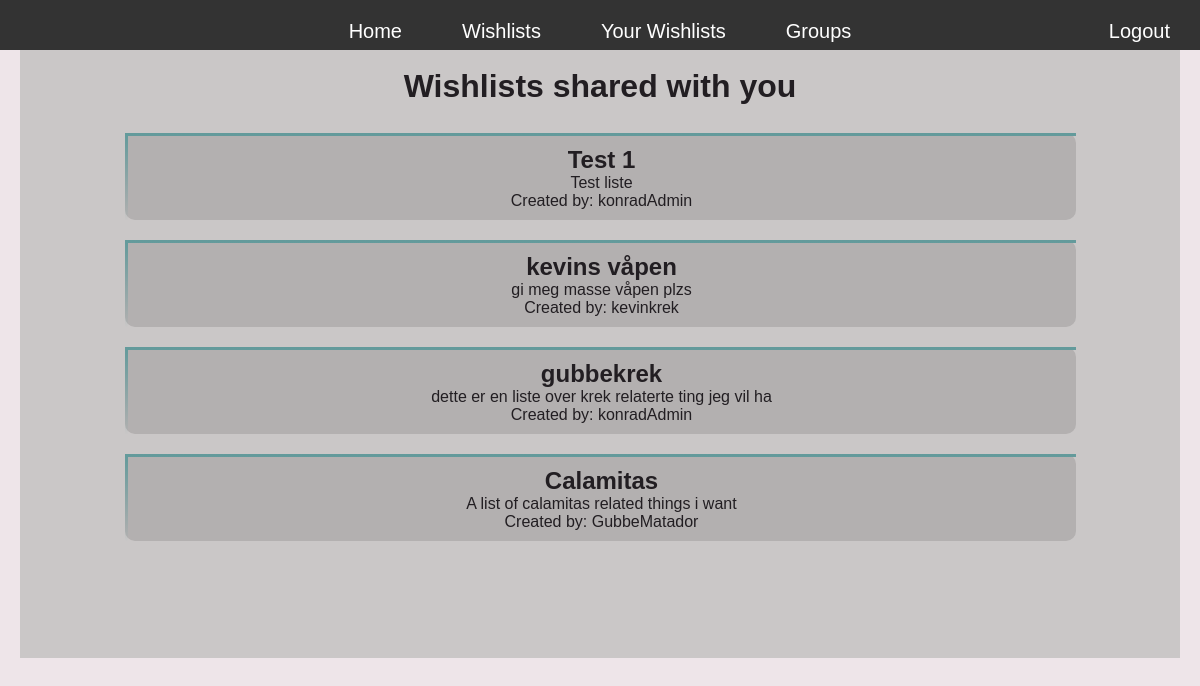
The page /wishlist/ (signed in) on the database its author committed.
### wishlistManager/models.py (models this page shows, shortened)
class Wishlist(models.Model):
    name = models.CharField(max_length=100)
    description = models.TextField()
    date_created = models.DateTimeField(auto_now_add=True)
    date_modified = models.DateTimeField(auto_now=True)
    privacy_level = models.IntegerField(default=0)
    user = models.ForeignKey('auth.User', related_name='created_wishlists', on_delete=models.CASCADE)
    groups_with_permission = models.ManyToManyField(WishlistGroup, related_name='wishlists', blank=True, null=True)
    users_with_permission = models.ManyToManyField('auth.User', related_name='wishlists', blank=True, null=True)
    def shared_with_user(self, user):
        if user == self.user:
            return False
        if self.privacy_level == 1:
            if user in self.users_with_permission.all():
                return True
            for group in self.groups_with_permission.all():
                if user in group.members.all():
                    return True
        return False

### wishlistManager/views.py (the view)
# urls.py: path("", views.wishlist_view, name="wishlist_list"),
@login_required
def wishlist_view(request):
    wishlists = Wishlist.objects.all()
    wishlists_with_permission = [wishlist for wishlist in wishlists if wishlist.shared_with_user(request.user)]
    context = {'wishlist_list': wishlists_with_permission}
    return render(request, 'wishlist/wishlist_overview.html', context)

### wishlistManager/templates/wishlist/wishlist_overview.html (shortened to what this page needs)
{% extends "base.html" %}
{% load static %}
    {% block content %}
        <h1>Wishlists shared with you</h1>
        <br>
        {% for wishlist in wishlist_list %}
        <a href="{% url 'wishlist_detail' wishlist.id %}">
            <div class= "wishlist">
                <h2 >{{ wishlist.name }}</h2>
                {% if wishlist.description %}
                    <p>{{ wishlist.description }}</p>
                {% endif %}
                <p>Created by: {{ wishlist.user }}</p>
            </div>
        </a>
        {% endfor %}
    {% endblock %}

### wishlistManager/static/styles/styles.css (style rules this page uses)
* { margin: 0; padding: 0; }
body { font-family: Arial, Helvetica, sans-serif; background-color: #eee5e9; color: #333; margin:0; padding: 20px; overflow: hidden; }
h1 { color: #221e22; }
a { text-decoration: none; color: #221e22; }
.wishlist { margin: 10px; padding: 10px; background-color: #b3b0b0; text-align: center; border-radius: 10px; width: 80%; border-top: 3px solid #639a9b; border-left: 3px solid; border-right-color: transparent; border-image: linear-gradient(to bottom, #639a9b, transparent) 1 100%; border-image-slice: 1; }
.wishlist h1, .wishlist h2, .wishlist h3, .wishlist p, .wishlist a { color: #221e22; text-decoration: none; }

### rows shown on the page
Wishlist: name "Test 1", description "Test liste", user "konradAdmin"
Wishlist: name "kevins våpen", description "gi meg masse våpen plzs", user "kevinkrek"
Wishlist: name "gubbekrek", description "dette er en liste over krek relaterte ting jeg vil ha", user "konradAdmin"
Wishlist: name "Calamitas", description "A list of calamitas related things i want", user "GubbeMatador"
